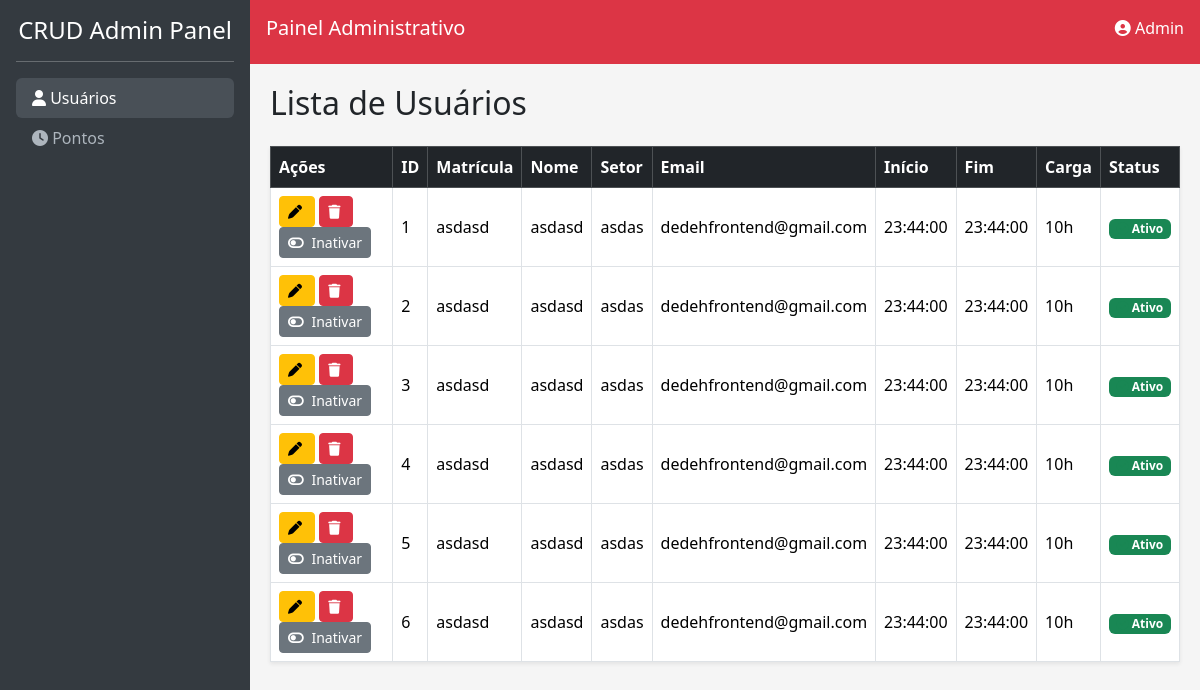
Before: /entrada/listar_usuarios.php with the older database file.
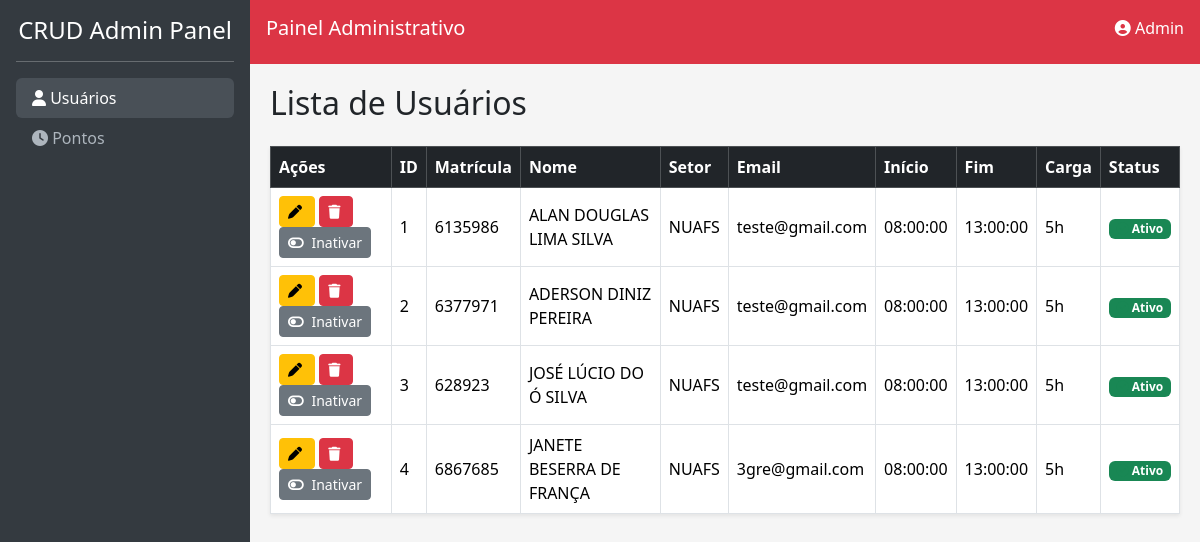
After: the same page with the newer database file.
### tables this page shows
CREATE TABLE `usuarios_3gre` (
  `id` int(11) NOT NULL,
  `matricula` varchar(50) NOT NULL,
  `nome` varchar(50) NOT NULL,
  `setor` varchar(50) NOT NULL,
  `email` varchar(50) NOT NULL,
  `inicio_da_jornada` time NOT NULL,
  `final_da_jornada` time NOT NULL,
  `carga_horaria` int(50) NOT NULL,
  `status` varchar(20) NOT NULL,
  `nivel_acesso` enum('admin','rh','funcionario') NOT NULL DEFAULT 'funcionario'
);

### entrada/listar_usuarios.php (the view, shortened to what this page needs)
<?php
$mysqli = new mysqli("localhost", "root", "", "3gre");
$resultado = $mysqli->query("SELECT * FROM usuarios_3gre");
?>
<!DOCTYPE html>
<html lang="pt-br">
<head>
  <link href="https://cdn.jsdelivr.net/npm/bootstrap@5.3.3/dist/css/bootstrap.min.css" rel="stylesheet">
  <link href="https://cdnjs.cloudflare.com/ajax/libs/font-awesome/6.5.0/css/all.min.css" rel="stylesheet">
</head>
<body>
<div class="sidebar p-3">
  <h4 class="text-center">CRUD Admin Panel</h4>
  <hr>
  <ul class="nav nav-pills flex-column">
    <li><a href="#" class="nav-link active"><i class="fa fa-user"></i> Usuários</a></li>
    <li><a href="#" class="nav-link"><i class="fa fa-clock"></i> Pontos</a></li>
  </ul>
</div>
<div class="topbar d-flex justify-content-between">
  <h5>Painel Administrativo</h5>
  <div><i class="fa fa-user-circle"></i> Admin</div>
</div>
<div class="content">
  <h2 class="mb-4">Lista de Usuários</h2>
  <table class="table table-bordered table-hover shadow-sm bg-white">
    <thead class="table-dark">
      <tr>
        <th>Ações</th>
        <th>ID</th>
        <th>Matrícula</th>
        <th>Nome</th>
        <th>Setor</th>
        <th>Email</th>
        <th>Início</th>
        <th>Fim</th>
        <th>Carga</th>
        <th>Status</th>
      </tr>
    </thead>
    <tbody>
      <?php while ($usuario = $resultado->fetch_assoc()): ?>
        <?php
          $ativo = isset($usuario['ativo']) ? (int)$usuario['ativo'] : 1;
          $status = $ativo === 1 ? 'Ativo' : 'Inativo';
          $badge = $ativo === 1 ? 'bg-success' : 'bg-secondary';
          $icone = $ativo === 1 ? 'fa-check-circle text-success' : 'fa-times-circle text-secondary';
          $btnText = $ativo === 1 ? 'Inativar' : 'Ativar';
          $btnIcon = $ativo === 1 ? 'fa-toggle-off' : 'fa-toggle-on';
          $btnColor = $ativo === 1 ? 'btn-secondary' : 'btn-success';
        ?>
        <tr>
          <td>
            <a href="?edit=<?= $usuario['id'] ?>" class="btn btn-sm btn-warning"><i class="fa fa-pen"></i></a>
            <a href="?delete=<?= $usuario['id'] ?>" class="btn btn-sm btn-danger" onclick="return confirm('Confirmar exclusão?');"><i class="fa fa-trash"></i></a>
            <a href="#" class="btn btn-sm <?= $btnColor ?>" onclick="confirmarToggle(<?= $usuario['id'] ?>, '<?= $status ?>')">
              <i class="fa <?= $btnIcon ?>"></i> <?= $btnText ?>
            </a>
          </td>
          <td><?= $usuario['id'] ?></td>
          <td><?= $usuario['matricula'] ?></td>
          <td><?= $usuario['nome'] ?></td>
          <td><?= $usuario['setor'] ?></td>
          <td><?= $usuario['email'] ?></td>
          <td><?= $usuario['inicio_da_jornada'] ?></td>
          <td><?= $usuario['final_da_jornada'] ?></td>
          <td><?= $usuario['carga_horaria'] ?>h</td>
          <td>
            <span class="badge <?= $badge ?>">
              <i class="fa <?= $icone ?>"></i> <?= $status ?>
            </span>
          </td>
        </tr>
      <?php endwhile; ?>
    </tbody>
  </table>
</div>
</body>
</html>

### entrada/listar_usuarios.php (style rules this page uses)
body { background: #f5f5f5; }
.sidebar { width: 250px; background-color: #343a40; height: 100vh; position: fixed; color: #fff; }
.sidebar .nav-link { color: #adb5bd; }
.sidebar .nav-link.active { background-color: #495057; color: #fff; }
.topbar { margin-left: 250px; background-color: #dc3545; padding: 1rem; color: white; }
.content { margin-left: 250px; padding: 20px; }
.table td, .table th { vertical-align: middle; }
.btn i { margin-right: 4px; }

Changed rows visible on the page:
removed usuarios_3gre: btnText "Inativar", id "5", matricula "asdasd", nome "asdasd", setor "asdas", email "dedehfrontend@gmail.com", inicio_da_jornada "23:44:00", final_da_jornada "23:44:00", carga_horaria "10", status "Ativo"
removed usuarios_3gre: btnText "Inativar", id "6", matricula "asdasd", nome "asdasd", setor "asdas", email "dedehfrontend@gmail.com", inicio_da_jornada "23:44:00", final_da_jornada "23:44:00", carga_horaria "10", status "Ativo"
changed usuarios_3gre id 1: matricula "asdasd" → "6135986"; nome "asdasd" → "ALAN DOUGLAS LIMA SILVA"; setor "asdas" → "NUAFS"; email "dedehfrontend@gmail.com" → "teste@gmail.com"; inicio_da_jornada "23:44:00" → "08:00:00"; final_da_jornada "23:44:00" → "13:00:00"; carga_horaria "10" → "5"
changed usuarios_3gre id 2: matricula "asdasd" → "6377971"; nome "asdasd" → "ADERSON DINIZ PEREIRA"; setor "asdas" → "NUAFS"; email "dedehfrontend@gmail.com" → "teste@gmail.com"; inicio_da_jornada "23:44:00" → "08:00:00"; final_da_jornada "23:44:00" → "13:00:00"; carga_horaria "10" → "5"
changed usuarios_3gre id 3: matricula "asdasd" → "628923"; nome "asdasd" → "JOSÉ LÚCIO DO Ó SILVA"; setor "asdas" → "NUAFS"; email "dedehfrontend@gmail.com" → "teste@gmail.com"; inicio_da_jornada "23:44:00" → "08:00:00"; final_da_jornada "23:44:00" → "13:00:00"; carga_horaria "10" → "5"
changed usuarios_3gre id 4: matricula "asdasd" → "6867685"; nome "asdasd" → "JANETE BESERRA DE FRANÇA"; setor "asdas" → "NUAFS"; email "dedehfrontend@gmail.com" → "3gre@gmail.com"; inicio_da_jornada "23:44:00" → "08:00:00"; final_da_jornada "23:44:00" → "13:00:00"; carga_horaria "10" → "5"
